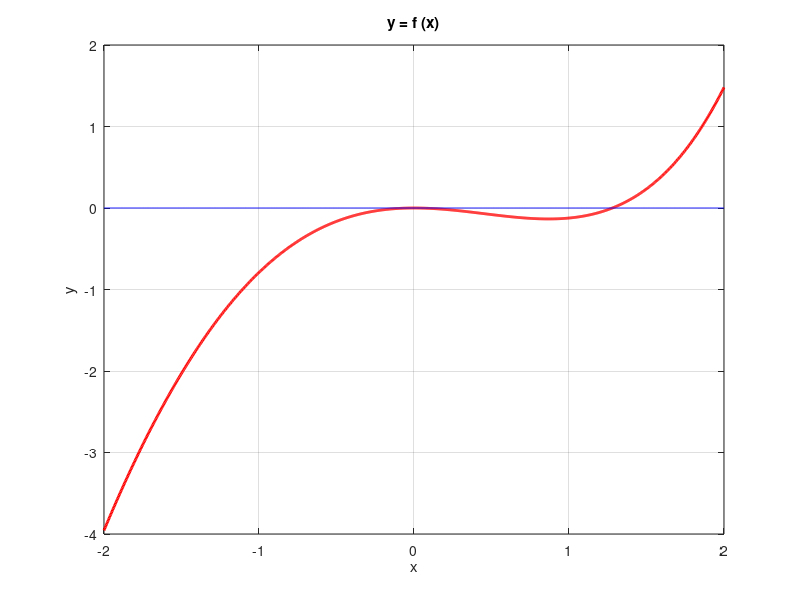
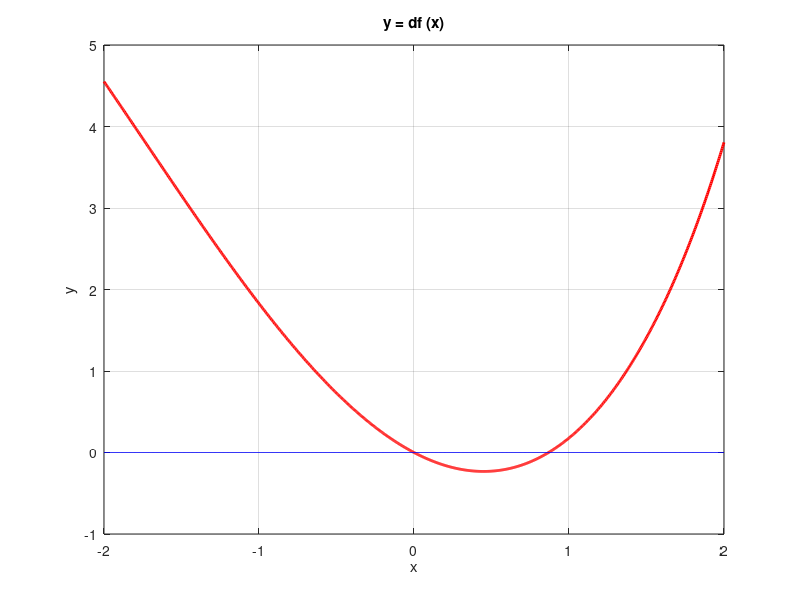
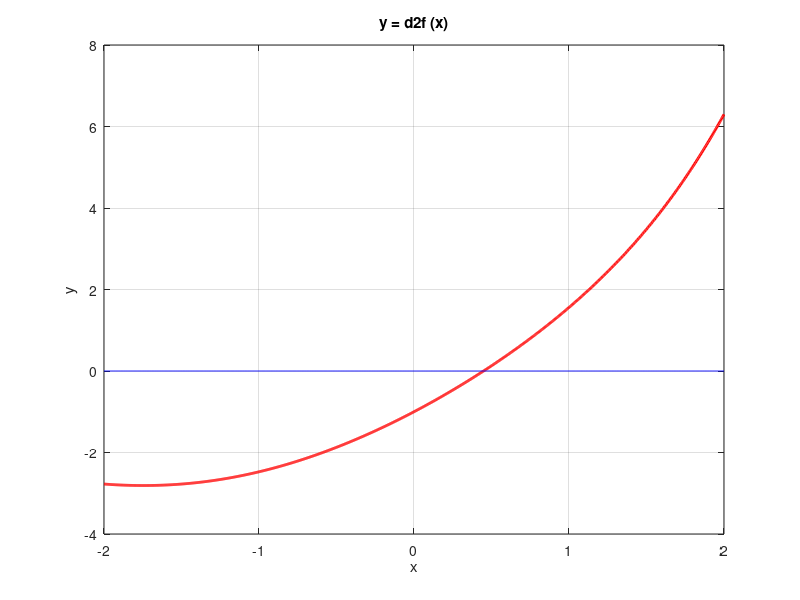

Write MATLAB code to recreate these figures, in order. (Note: this script raises an error after producing the figures.)
clear all
close all
clc
%% Point 1
% plot the function f and its two first derivatives
x = linspace (-2, 2, 1001);
fun = @(x) exp (x) - x .^ 2 - sin (x) - 1;

figure (1)
plot (x, fun (x), 'r', 'LineWidth', 2)
hold on, grid on
plot (x, zeros (size (x)), 'b')
xlabel ('x')
ylabel ('y')
title ('y = f (x)')

figure (2)
dfun = @(x) exp (x) - 2 * x - cos (x);
plot (x, dfun (x), 'r', 'LineWidth', 2)
hold on, grid on
plot (x, zeros (size (x)), 'b')
xlabel ('x')
ylabel ('y')
title ('y = df (x)')

figure (3)
d2fun = @(x) exp (x) - 2 + sin (x);
plot (x, d2fun (x), 'r', 'LineWidth', 2)
hold on, grid on
plot (x, zeros (size (x)), 'b')
xlabel ('x')
ylabel ('y')
title ('y = d2f (x)')

% x=0 multiplicity m=2
% x=1.2797 simple root
%% Point 2
% Newton Method for the root with multiplicity m=2
x0 = 0.1;
nmax = 100;
tol = 1e-6;
disp ('Newton Method for the root with multiplicity m=2')
[x, xvect] = newton (fun, dfun, x0, tol, nmax);

% Estimate of the order and the convergence factor
[p, c] = estimatep (xvect);

% Grafico dell'errore in funzione delle iterazioni
x1 = 0;
err_exact = abs (xvect - x1);
figure (4)
semilogy (1:numel(err_exact), err_exact, 'b*')
grid on
xlim ([1, numel(err_exact)])
xlabel ('iterations')
ylabel ('error')
title ('Linear Convergence for Newton on x = 0')

%% Point 3
% Newton Method for the simple root
x0 = 1.2;
disp ('Newton Method for the simple root')
[x, xvect] = newton (fun, dfun, x0, tol, nmax);

% estimate of the order and the convergence factor
[p, c] = estimatep (xvect);

% Plot of the error as function of the iterations
x2 = 1.279701331000996;
true_error = abs (xvect - x2);
figure (5)
semilogy (1:numel(true_error), true_error, 'b*')
grid on
xlabel ('iterations')
ylabel ('error')
title ('Quadratic Convergence for Newton on x = 1.27..')
